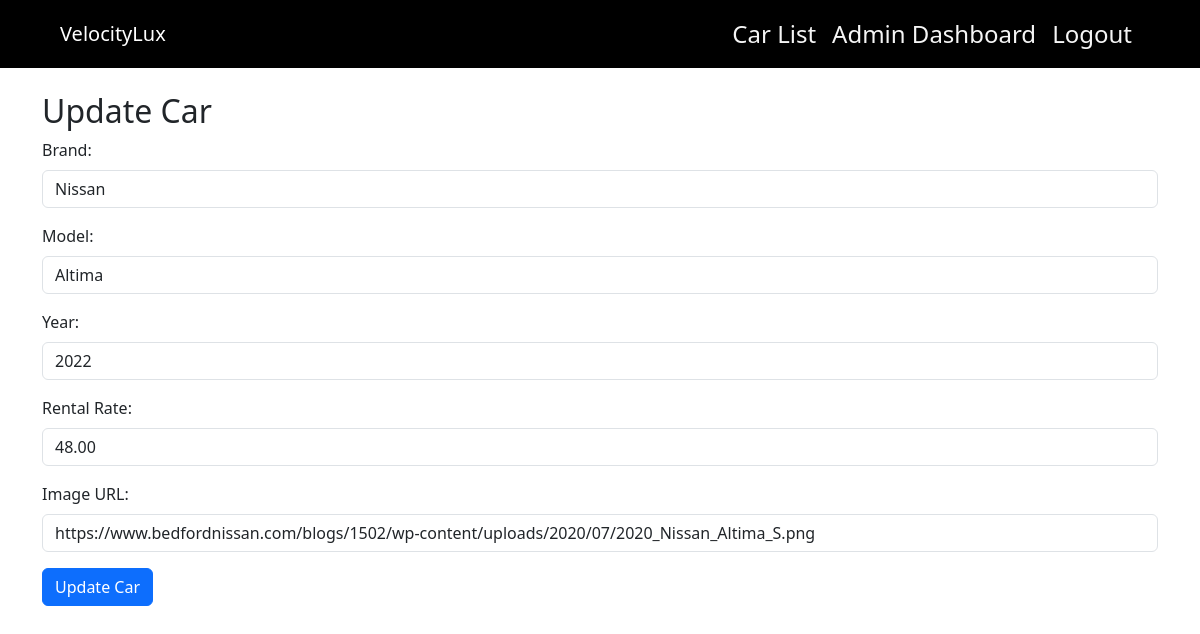
/components/update_car.php?id=5 (signed in), run on the app's committed database.
### tables this page shows
CREATE TABLE `cars` (
  `car_id` int(11) NOT NULL,
  `brand` varchar(50) NOT NULL,
  `model` varchar(50) NOT NULL,
  `year` int(11) NOT NULL,
  `rental_rate` decimal(8,2) NOT NULL,
  `available` tinyint(1) DEFAULT 1,
  `created_at` timestamp NOT NULL DEFAULT current_timestamp(),
  `image_url` varchar(255) DEFAULT NULL
);

### components/update_car.php (the view, shortened to what this page needs)
<?php
include_once '../includes/connection_db.php';
if (isset($_GET['id'])) {
    $car_id = $_GET['id'];
    $result = mysqli_query($conn, "SELECT * FROM cars WHERE car_id = $car_id");
    $car = mysqli_fetch_assoc($result);
} else {
    header('Location: ../car_list.php');
    exit();
}
?>
<!DOCTYPE html>
<html lang="en">
<head>
    <link rel="stylesheet" href="css/style.css">
    <link href="https://cdn.jsdelivr.net/npm/bootstrap@5.3.2/dist/css/bootstrap.min.css" rel="stylesheet">
</head>
<body>
    <?php include_once '../includes/navbar.php'; ?>
    <div class="container mt-4">
        <h2>Update Car</h2>
        <form action="../components/admin_operations.php" method="post">
            <div class="mb-3">
                <label for="brand" class="form-label">Brand:</label>
                <input type="text" class="form-control" name="brand" value="<?php echo $car['brand']; ?>" required>
            </div>
            <div class="mb-3">
                <label for="model" class="form-label">Model:</label>
                <input type="text" class="form-control" name="model" value="<?php echo $car['model']; ?>" required>
            </div>
            <div class="mb-3">
                <label for="year" class="form-label">Year:</label>
                <input type="number" class="form-control" name="year" value="<?php echo $car['year']; ?>" required>
            </div>
            <div class="mb-3">
                <label for="rental_rate" class="form-label">Rental Rate:</label>
                <input type="number" step="0.01" class="form-control" name="rental_rate" value="<?php echo $car['rental_rate']; ?>" required>
            </div>
            <div class="mb-3">
                <label for="image_url" class="form-label">Image URL:</label>
                <input type="text" class="form-control" name="image_url" value="<?php echo $car['image_url']; ?>" required>
            </div>
            <button type="submit" class="btn btn-primary" name="update_car">Update Car</button>
        </form>
    </div>
</body>
</html>

### css/style.css (style rules this page uses)
html { scroll-behavior: smooth; }
body { height: 100vh; font-family: 'Bebas Neue', sans-serif; font-size: 1.4rem; }

### data on the page
cars: brand "Nissan", model "Altima", year "2022", rental_rate "48.00", image_url "https://www.bedfordnissan.com/blogs/1502/wp-content/uploads/2020/07/2020_Nissan_Altima_S.png"
